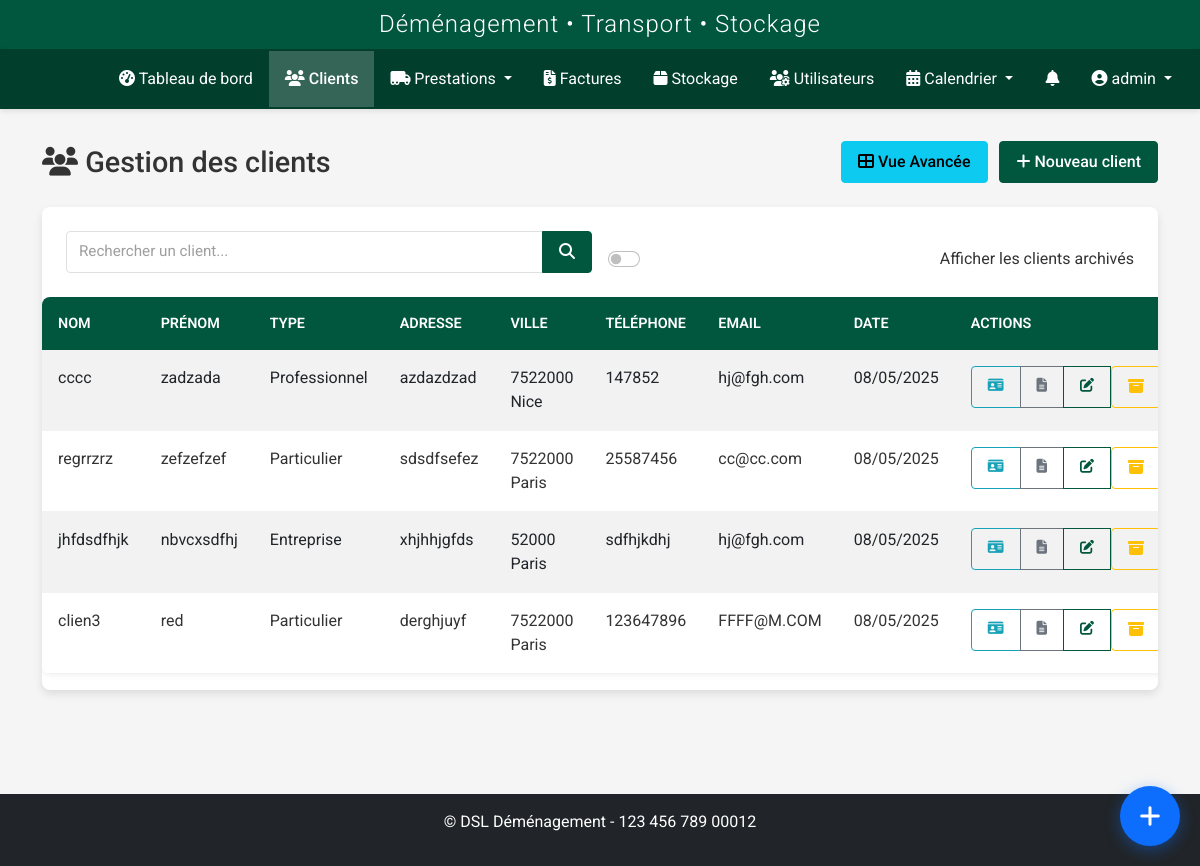
Page /clients/clients (signed in) on the committed database.
### models.py (models this page shows, shortened)
class User(UserMixin, db.Model):
    id = db.Column(db.Integer, primary_key=True)
    nom = db.Column(db.String(64), nullable=False)
    prenom = db.Column(db.String(64), nullable=False)
    username = db.Column(db.String(64), unique=True, nullable=False)
    email = db.Column(db.String(120), unique=True, nullable=True)
    password_hash = db.Column(db.String(256), nullable=False)
    role = db.Column(db.String(20), nullable=False, default='transporteur')
    statut = db.Column(db.String(20), nullable=False, default='actif')
    vehicule = db.Column(db.String(100), nullable=True)
    type_vehicule_id = db.Column(db.Integer, db.ForeignKey('type_vehicule.id'), nullable=True)
    permis_conduire = db.Column(db.String(50), nullable=True)
    notes = db.Column(db.Text, nullable=True)
    derniere_connexion = db.Column(db.DateTime, nullable=True)
    date_creation = db.Column(db.DateTime, nullable=False, default=datetime.utcnow)
    prestations = db.relationship('Prestation', secondary=prestation_transporteurs, back_populates='transporteurs')
    type_vehicule = db.relationship('TypeVehicule', backref='transporteurs')
    def is_admin(self):
        return self.role in ['admin', 'superadmin']
    def is_transporteur(self):
        return self.role == 'transporteur' or self.is_admin()

class Client(db.Model):
    id = db.Column(db.Integer, primary_key=True)
    nom = db.Column(db.String(64), nullable=False)
    prenom = db.Column(db.String(64), nullable=False)
    adresse = db.Column(db.Text, nullable=True)
    code_postal = db.Column(db.String(10), nullable=True)
    ville = db.Column(db.String(64), nullable=True)
    pays = db.Column(db.String(64), default='France')
    telephone = db.Column(db.String(20), nullable=True)
    email = db.Column(db.String(120), nullable=True)
    type_client = db.Column(db.String(50), nullable=True)
    tags = db.Column(db.Text, nullable=True)
    observations = db.Column(db.Text, nullable=True)
    statut = db.Column(db.String(20), default='actif')
    archive = db.Column(db.Boolean, default=False)
    date_creation = db.Column(db.DateTime, nullable=False, default=datetime.utcnow)
    commercial_id = db.Column(db.Integer, db.ForeignKey('user.id'), nullable=True)
    commercial = db.relationship('User', backref=db.backref('clients', lazy=True), foreign_keys=[commercial_id])
    prestations_principales = db.relationship('Prestation', backref=db.backref('client_principal', lazy=True), lazy=True, foreign_keys="Prestation.client_id")
    prestations_supplementaires = db.relationship('Prestation', secondary=prestation_clients, back_populates='clients_supplementaires')
    factures = db.relationship('Facture', backref='client', lazy=True)

### routes/client.py (the view, shortened to what this page needs)
@client_bp.route('/clients')
@login_required
@role_required('commercial', 'admin', 'superadmin')
def index():
    form = SearchClientForm()
    query = request.args.get('query', '')
    show_archived = request.args.get('archives', type=bool, default=False)
    clients_query = Client.query
    if not current_user.is_admin():  # Si ce n'est pas un admin/superadmin
        clients_query = clients_query.filter_by(commercial_id=current_user.id)
    if not show_archived:
        clients_query = clients_query.filter_by(archive=False)
    clients = clients_query.order_by(Client.date_creation.desc()).all()
    return render_template(
        'clients/index.html',
        title='Gestion des Clients',
        clients=clients,
        form=form,
        query=query,
        search_query=query,
        show_archived=show_archived
    )

### templates/clients/index.html (shortened to what this page needs)
{% extends 'base.html' %}
{% block content %}
<div class="client-page">
    <div class="page-title">
        <h1><i class="fas fa-users"></i> Gestion des clients</h1>
        <div>
            <a href="{{ url_for('client.liste') }}" class="btn btn-info me-2">
                <i class="fas fa-th-large"></i> Vue Avancée
            </a>
            <a href="{{ url_for('client.add') }}" class="btn btn-primary">
                <i class="fas fa-plus"></i> Nouveau client
            </a>
        </div>
    </div>
    <div class="card">
        <div class="card-body">
            <form method="GET" action="{{ url_for('client.index') }}" class="row g-3 align-items-end">
                <div class="col-md-6">
                    <div class="input-group">
                        <input type="text" name="query" id="client-search" class="form-control" placeholder="Rechercher un client..." value="{{ search_query }}">
                        <button type="submit" class="btn btn-primary">
                            <i class="fas fa-search"></i>
                        </button>
                    </div>
                </div>
                <div class="col-md-6 text-md-end">
                    <div class="form-check form-switch">
                        <input class="form-check-input" type="checkbox" id="archive-toggle" name="archives" {% if show_archived %}checked{% endif %} onchange="this.form.submit()">
                        <label class="form-check-label" for="archive-toggle">Afficher les clients archivés</label>
                    </div>
                </div>
            </form>
        </div>
        <div class="table-responsive">
            <table class="table table-hover table-striped">
                <thead>
                    <tr>
                        <th>Nom</th>
                        <th>Prénom</th>
                        <th>Type</th>
                        <th>Adresse</th>
                        <th>Ville</th>
                        <th>Téléphone</th>
                        <th>Email</th>
                        <th>Date</th>
                        <th>Actions</th>
                    </tr>
                </thead>
                <tbody>
                    {% if clients %}
                        {% for client in clients %}
                            <tr {% if client.archive %}class="table-secondary"{% endif %}>
                                <td>{{ client.nom }}</td>
                                <td>{{ client.prenom }}</td>
                                <td>{{ client.type_client }}</td>
                                <td>{{ client.adresse|truncate(20) }}</td>
                                <td>
                                  {% if client.code_postal or client.ville %}
                                    {{ client.code_postal }} {{ client.ville }}
                                  {% endif %}
                                </td>
                                <td>{{ client.telephone }}</td>
                                <td>{{ client.email }}</td>
                                <td>{{ client.date_creation.strftime('%d/%m/%Y') }}</td>
                                <td>
                                    <div class="btn-group btn-group-sm">
                                        <a href="{{ url_for('client.details', id=client.id) }}" class="btn btn-outline-info" title="Fiche client">
                                            <i class="fas fa-id-card"></i>
                                        </a>
                                        <a href="{{ url_for('documents.client_documents', client_id=client.id) }}" class="btn btn-outline-secondary" title="Documents">
                                            <i class="fas fa-file-alt"></i>
                                        </a>
                                        <a href="{{ url_for('client.edit', id=client.id) }}" class="btn btn-outline-primary" title="Modifier">
                                            <i class="fas fa-edit"></i>
                                        </a>
                                        <form method="POST" action="{{ url_for('client.toggle_archive', id=client.id) }}" style="display:inline;">
                                            <button type="submit"
                                                   class="btn btn-outline-{{ 'success' if client.archive else 'warning' }}"
                                                   title="{{ 'Désarchiver' if client.archive else 'Archiver' }}">
                                                <i class="fas fa-{{ 'box-open' if client.archive else 'archive' }}"></i>
                                            </button>
                                        </form>
                                    </div>
                                </td>
                            </tr>
                        {% endfor %}
                    {% endif %}
                </tbody>
            </table>
        </div>
    </div>
</div>
{% endblock %}

### templates/base.html (shortened to what this page needs)
<!DOCTYPE html>
<html lang="fr">
<head>
    <link href="https://cdn.jsdelivr.net/npm/bootstrap@5.2.3/dist/css/bootstrap.min.css" rel="stylesheet">
    <link rel="stylesheet" href="https://cdnjs.cloudflare.com/ajax/libs/font-awesome/6.2.1/css/all.min.css">
    <link rel="stylesheet" href="https://cdnjs.cloudflare.com/ajax/libs/toastr.js/latest/toastr.min.css">
    <link href="https://cdn.jsdelivr.net/npm/fullcalendar@5.11.3/main.min.css" rel="stylesheet">
    <link href="https://cdn.jsdelivr.net/npm/summernote@0.8.18/dist/summernote-lite.min.css" rel="stylesheet">
    <link rel="stylesheet" href="{{ url_for('static', filename='css/style.css') }}">
    <link rel="stylesheet" href="{{ url_for('static', filename='css/notification-flash.css') }}">
    <link rel="stylesheet" href="{{ url_for('static', filename='css/notifications.css') }}">
    <link rel="stylesheet" href="{{ url_for('static', filename='css/prestations.css') }}">
    <link rel="stylesheet" href="{{ url_for('static', filename='css/custom-calendar.css') }}">
    <link rel="stylesheet" href="{{ url_for('static', filename='css/navbar-logos.css') }}">
    <link rel="stylesheet" href="{{ url_for('static', filename='css/whatsapp-buttons.css') }}">
    <link rel="stylesheet" href="{{ url_for('static', filename='css/quick-access-bubble.css') }}">
</head>
<body {% if current_user.is_authenticated %}data-user-role="{{ current_user.role }}" data-user-id="{{ current_user.id }}"{% endif %}>
    {% if current_user.is_authenticated %}
        <header>
            <div class="app-header">
                <h2>Déménagement • Transport • Stockage</h2>
            </div>
            <nav class="navbar navbar-dark navbar-expand-lg">
                <div class="container-fluid">
                    <a class="navbar-brand" href="{{ url_for('dashboard.index') }}">
                        <div class="logo-slideshow">
                        </div>
                    </a>
                    <div class="collapse navbar-collapse" id="navbarMain">
                        <ul class="navbar-nav me-auto mb-2 mb-lg-0">
                            <li class="nav-item">
                                <a class="nav-link {% if request.endpoint == 'dashboard.index' %}active{% endif %}" href="{{ url_for('dashboard.index') }}">
                                    <i class="fas fa-tachometer-alt"></i> Tableau de bord
                                </a>
                            </li>
                            <li class="nav-item">
                                <a class="nav-link {% if request.endpoint.startswith('client.') %}active{% endif %}" href="{{ url_for('client.index') }}">
                                    <i class="fas fa-users"></i> Clients
                                </a>
                            </li>
                            <li class="nav-item dropdown">
                                <a class="nav-link dropdown-toggle {% if request.endpoint.startswith('prestation.') %}active{% endif %}" href="#" id="prestationsDropdown" role="button" data-bs-toggle="dropdown" aria-expanded="false">
                                    <i class="fas fa-truck-moving"></i> Prestations
                                </a>
                            </li>
                            <li class="nav-item">
                                <a class="nav-link {% if request.endpoint.startswith('facture.') %}active{% endif %}" href="{{ url_for('facture.index') }}">
                                    <i class="fas fa-file-invoice-dollar"></i> Factures
                                </a>
                            </li>
                            <li class="nav-item">
                                <a class="nav-link {% if request.endpoint.startswith('stockage.') %}active{% endif %}" href="{{ url_for('stockage.index') }}">
                                    <i class="fas fa-box"></i> Stockage
                                </a>
                            </li>
                            {% if current_user.is_admin %}
                            <li class="nav-item">
                                <a class="nav-link {% if request.endpoint.startswith('user.') %}active{% endif %}" href="{{ url_for('user.index') }}">
                                    <i class="fas fa-users-cog"></i> Utilisateurs
                                </a>
                            </li>
                            {% endif %}
                            <li class="nav-item dropdown">
                                <a class="nav-link dropdown-toggle {% if request.endpoint.startswith('calendrier.') %}active{% endif %}" href="#" id="calendrierDropdown" role="button" data-bs-toggle="dropdown" aria-expanded="false">
                                    <i class="fas fa-calendar-alt"></i> Calendrier
                                </a>
                            </li>
                        </ul>
                        <ul class="navbar-nav">
                            {% if current_user.is_authenticated and (current_user.is_transporteur() or current_user.is_admin() or current_user.role in ['commercial', 'superadmin']) %}
                            <li class="nav-item">
                                <a href="{{ url_for('transporteur_prestations.notifications') }}" class="nav-link position-relative">
                                    <i class="fas fa-bell"></i>
                                </a>
                            </li>
                            {% endif %}
                            <li class="nav-item dropdown">
                                <a class="nav-link dropdown-toggle" href="#" id="userDropdown" role="button" data-bs-toggle="dropdown">
                                    <i class="fas fa-user-circle"></i> {{ current_user.username }}
                                </a>
                            </li>
                        </ul>
                    </div>
                </div>
            </nav>
        </header>
        <main class="main-content">
            <div class="container">
                {% block content %}{% endblock %}
            </div>
        </main>
        <footer class="mt-5 py-3 bg-dark text-white">
            <div class="container text-center">
                <p>&copy; {{ config.COMPANY_FULL_NAME }} - {{ config.COMPANY_SIRET }}</p>
            </div>
        </footer>
    {% else %}
        <main class="main-content">
            <div class="container">
                {% block auth_content %}{% endblock %}
            </div>
        </main>
    {% endif %}
</body>
</html>

### rows in the picture
User: username "admin"
Client: nom "cccc", prenom "zadzada", type_client "Professionnel", adresse "azdazdzad", code_postal "7522000", ville "Nice", telephone "147852", email "hj@fgh.com", date_creation "08/05/2025", archive False (drawn)
Client: nom "regrrzrz", prenom "zefzefzef", type_client "Particulier", adresse "sdsdfsefez", code_postal "7522000", ville "Paris", telephone "25587456", email "cc@cc.com", date_creation "08/05/2025", archive False (drawn)
Client: nom "jhfdsdfhjk", prenom "nbvcxsdfhj", type_client "Entreprise", adresse "xhjhhjgfds", code_postal "52000", ville "Paris", telephone "sdfhjkdhj", email "hj@fgh.com", date_creation "08/05/2025", archive False (drawn)
Client: nom "clien3", prenom "red", type_client "Particulier", adresse "derghjuyf", code_postal "7522000", ville "Paris", telephone "123647896", email "FFFF@M.COM", date_creation "08/05/2025", archive False (drawn)

### other values in the picture
{{ config.COMPANY_FULL_NAME }} "DSL Déménagement"
{{ config.COMPANY_SIRET }} "123 456 789 00012"
